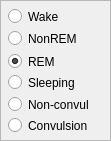
     <widget class="QFrame" name="frame">
      <property name="geometry">
       <rect>
        <x>281</x>
        <y>302</y>
        <width>111</width>
        <height>141</height>
       </rect>
      </property>
      <property name="frameShape">
       <enum>QFrame::StyledPanel</enum>
      </property>
      <property name="frameShadow">
       <enum>QFrame::Raised</enum>
      </property>
      <widget class="QRadioButton" name="radioButtonWake">
       <property name="enabled">
        <bool>true</bool>
       </property>
       <property name="geometry">
        <rect>
         <x>8</x>
         <y>5</y>
         <width>119</width>
         <height>23</height>
        </rect>
       </property>
       <property name="text">
        <string>Wake</string>
       </property>
       <property name="checked">
        <bool>false</bool>
       </property>
      </widget>
      <widget class="QRadioButton" name="radioButtonNoREM">
       <property name="geometry">
        <rect>
         <x>8</x>
         <y>27</y>
         <width>119</width>
         <height>23</height>
        </rect>
       </property>
       <property name="text">
        <string>NonREM</string>
       </property>
       <property name="autoExclusive">
        <bool>true</bool>
       </property>
      </widget>
      <widget class="QRadioButton" name="radioButtonREM">
       <property name="geometry">
        <rect>
         <x>8</x>
         <y>50</y>
         <width>119</width>
         <height>23</height>
        </rect>
       </property>
       <property name="text">
        <string>REM</string>
       </property>
       <property name="checked">
        <bool>true</bool>
       </property>
       <property name="autoExclusive">
        <bool>true</bool>
       </property>
      </widget>
      <widget class="QRadioButton" name="radioButtonConvulsion">
       <property name="enabled">
        <bool>true</bool>
       </property>
       <property name="geometry">
        <rect>
         <x>8</x>
         <y>114</y>
         <width>119</width>
         <height>23</height>
        </rect>
       </property>
       <property name="text">
        <string>Convulsion</string>
       </property>
      </widget>
      <widget class="QRadioButton" name="radioButtonSleeping">
       <property name="enabled">
        <bool>true</bool>
       </property>
       <property name="geometry">
        <rect>
         <x>8</x>
         <y>74</y>
         <width>82</width>
         <height>17</height>
        </rect>
       </property>
       <property name="text">
        <string>Sleeping</string>
       </property>
      </widget>
      <widget class="QRadioButton" name="radioButtonNonConvulsive">
       <property name="enabled">
        <bool>true</bool>
       </property>
       <property name="geometry">
        <rect>
         <x>8</x>
         <y>96</y>
         <width>91</width>
         <height>17</height>
        </rect>
       </property>
       <property name="text">
        <string>Non-convul</string>
       </property>
      </widget>
     </widget>
